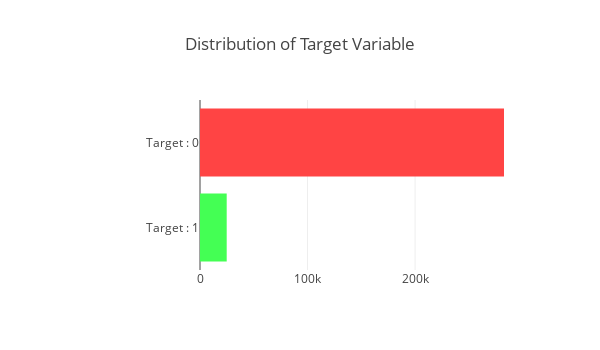

Notebook code cell kept with this figure:
### Markdown cell above
> There are total 307,511 rows which contains the information of loans and there are 122 variables. 

> The target variable defines if the client had payment difficulties meaning he/she had late payment more than X days on at least one of the first Y installments of the loan. Such case is marked as 1 while other all other cases as 0.

### <a href="2.2">2.2 Distribution of Target Variable </a>

The target variable defines weather the loan was repayed or not. Let us look at what is the distribution of loan repayment in the training dataset.

### Code cell
# Target Variable Distribution 
bar_hor(app_train, "TARGET", "Distribution of Target Variable" , ["#44ff54", '#ff4444'], h=350, w=600, lm=200, xlb = ['Target : 1','Target : 0'])

### Figure 1 — Plotly figure (JSON) as saved in the notebook; plotly's stock layout.template omitted (floating-point values rounded to 4 significant figures)
{"data": [{"marker": {"color": ["#44ff54", "#ff4444"]}, "orientation": "h", "type": "bar", "uid": "2ba4fb06-959c-11e8-9902-343dc4786be4", "x": [24825, 282686], "y": ["Target : 1", "Target : 0"]}], "layout": {"height": 350, "margin": {"l": 200}, "title": "Distribution of Target Variable", "width": 600}}
